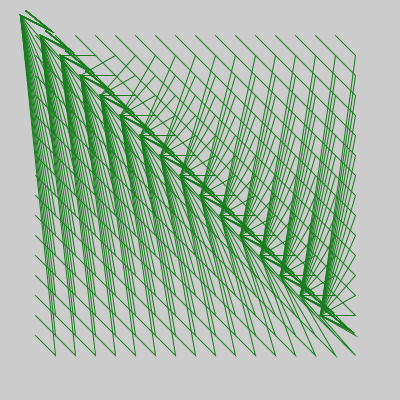
Frame 1 (no input)
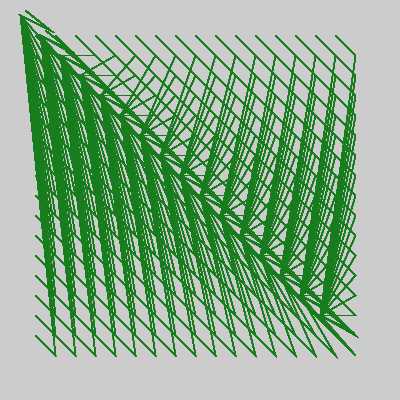
Frame 60 (the mouse pressed at the canvas centre just before this capture)
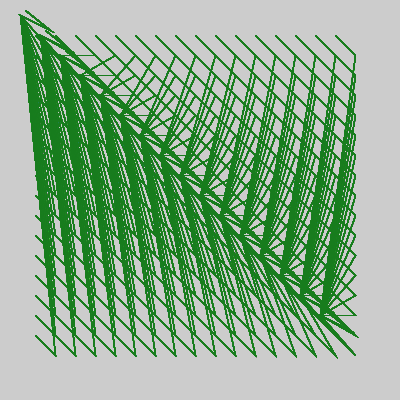
Frame 120 (the mouse held since frame 60 and released just before this capture)

The Processing sketch that drew these frames (run headless with seeded random() and noise(); from frame 60 on, the mouse is pressed at the canvas centre):

// Processing sketch: CatherineChung_Exercise3_3
// ── CatherineChung_Exercise3_3.pde



void setup(){
  size(400,400); 
  noFill();
}

void draw(){
  for(int x=40; x<height-50; x+=20){
      for (int y=40; y <width -50; y+=20){
        //rather than creating a shape, using lines to do something weird       
        stroke(23,124,29);
        beginShape(); 
        vertex(x-5,y-5); 
        vertex(x+15,y+15);
        vertex(x-20,x-25);
        vertex(x+10,x-10); 
        vertex(x-15,x-30);
        endShape();
       }
    }
}
